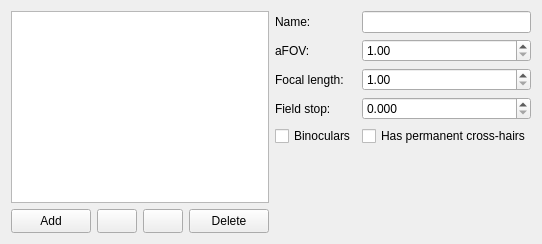
        <widget class="QWidget" name="ocularsTab">
         <attribute name="title">
          <string>Eyepieces</string>
         </attribute>
         <layout class="QGridLayout" name="gridLayout_2">
          <item row="0" column="0">
           <layout class="QHBoxLayout" name="horizontalLayout_9">
            <item>
             <layout class="QVBoxLayout" name="verticalLayout_7">
              <item>
               <widget class="QListView" name="ocularListView">
                <property name="editTriggers">
                 <set>QAbstractItemView::NoEditTriggers</set>
                </property>
                <property name="isWrapping" stdset="0">
                 <bool>false</bool>
                </property>
                <property name="resizeMode">
                 <enum>QListView::Fixed</enum>
                </property>
                <property name="viewMode">
                 <enum>QListView::ListMode</enum>
                </property>
                <property name="modelColumn">
                 <number>0</number>
                </property>
               </widget>
              </item>
              <item>
               <layout class="QHBoxLayout" name="horizontalLayout_10">
                <item>
                 <widget class="QPushButton" name="addOcular">
                  <property name="minimumSize">
                   <size>
                    <width>0</width>
                    <height>24</height>
                   </size>
                  </property>
                  <property name="focusPolicy">
                   <enum>Qt::NoFocus</enum>
                  </property>
                  <property name="text">
                   <string>Add</string>
                  </property>
                 </widget>
                </item>
                <item>
                 <widget class="QPushButton" name="pushButtonMoveOcularUp">
                  <property name="sizePolicy">
                   <sizepolicy hsizetype="Fixed" vsizetype="Fixed">
                    <horstretch>0</horstretch>
                    <verstretch>0</verstretch>
                   </sizepolicy>
                  </property>
                  <property name="minimumSize">
                   <size>
                    <width>24</width>
                    <height>24</height>
                   </size>
                  </property>
                  <property name="focusPolicy">
                   <enum>Qt::NoFocus</enum>
                  </property>
                  <property name="icon">
                   <iconset resource="../../../../data/gui/guiRes.qrc">
                    <normaloff>:/graphicGui/uibtUp.png</normaloff>
                    <disabledoff>:/graphicGui/uibtUp-disabled.png</disabledoff>:/graphicGui/uibtUp.png</iconset>
                  </property>
                 </widget>
                </item>
                <item>
                 <widget class="QPushButton" name="pushButtonMoveOcularDown">
                  <property name="sizePolicy">
                   <sizepolicy hsizetype="Fixed" vsizetype="Fixed">
                    <horstretch>0</horstretch>
                    <verstretch>0</verstretch>
                   </sizepolicy>
                  </property>
                  <property name="minimumSize">
                   <size>
                    <width>24</width>
                    <height>24</height>
                   </size>
                  </property>
                  <property name="focusPolicy">
                   <enum>Qt::NoFocus</enum>
                  </property>
                  <property name="icon">
                   <iconset resource="../../../../data/gui/guiRes.qrc">
                    <normaloff>:/graphicGui/uibtDown.png</normaloff>
                    <disabledoff>:/graphicGui/uibtDown-disabled.png</disabledoff>:/graphicGui/uibtDown.png</iconset>
                  </property>
                 </widget>
                </item>
                <item>
                 <widget class="QPushButton" name="deleteOcular">
                  <property name="minimumSize">
                   <size>
                    <width>0</width>
                    <height>24</height>
                   </size>
                  </property>
                  <property name="focusPolicy">
                   <enum>Qt::NoFocus</enum>
                  </property>
                  <property name="text">
                   <string>Delete</string>
                  </property>
                 </widget>
                </item>
               </layout>
              </item>
             </layout>
            </item>
            <item>
             <layout class="QGridLayout" name="gridLayout_11">
              <item row="3" column="0">
               <widget class="QLabel" name="labelFS">
                <property name="text">
                 <string>Field stop:</string>
                </property>
               </widget>
              </item>
              <item row="0" column="1">
               <widget class="QLineEdit" name="ocularName">
                <property name="sizePolicy">
                 <sizepolicy hsizetype="Expanding" vsizetype="Fixed">
                  <horstretch>0</horstretch>
                  <verstretch>0</verstretch>
                 </sizepolicy>
                </property>
                <property name="baseSize">
                 <size>
                  <width>100</width>
                  <height>22</height>
                 </size>
                </property>
                <property name="maxLength">
                 <number>50</number>
                </property>
               </widget>
              </item>
              <item row="2" column="1">
               <widget class="QDoubleSpinBox" name="ocularFL">
                <property name="decimals">
                 <number>2</number>
                </property>
                <property name="minimum">
                 <double>1.000000000000000</double>
                </property>
                <property name="maximum">
                 <double>500.000000000000000</double>
                </property>
                <property name="singleStep">
                 <double>0.100000000000000</double>
                </property>
               </widget>
              </item>
              <item row="4" column="1">
               <widget class="QCheckBox" name="permanentCrosshairCheckBox">
                <property name="text">
                 <string>Has permanent cross-hairs</string>
                </property>
               </widget>
              </item>
              <item row="4" column="0">
               <widget class="QCheckBox" name="binocularsCheckBox">
                <property name="text">
                 <string>Binoculars</string>
                </property>
               </widget>
              </item>
              <item row="1" column="1">
               <widget class="QDoubleSpinBox" name="ocularAFov">
                <property name="decimals">
                 <number>2</number>
                </property>
                <property name="minimum">
                 <double>1.000000000000000</double>
                </property>
                <property name="maximum">
                 <double>120.000000000000000</double>
                </property>
                <property name="singleStep">
                 <double>0.100000000000000</double>
                </property>
               </widget>
              </item>
              <item row="1" column="0">
               <widget class="QLabel" name="labelFOV">
                <property name="text">
                 <string>aFOV:</string>
                </property>
               </widget>
              </item>
              <item row="2" column="0">
               <widget class="QLabel" name="labelFL">
                <property name="text">
                 <string>Focal length:</string>
                </property>
               </widget>
              </item>
              <item row="3" column="1">
               <widget class="QDoubleSpinBox" name="ocularFieldStop">
                <property name="decimals">
                 <number>3</number>
                </property>
                <property name="minimum">
                 <double>0.000000000000000</double>
                </property>
                <property name="maximum">
                 <double>200.000000000000000</double>
                </property>
                <property name="singleStep">
                 <double>0.100000000000000</double>
                </property>
                <property name="value">
                 <double>0.000000000000000</double>
                </property>
               </widget>
              </item>
              <item row="0" column="0">
               <widget class="QLabel" name="labelName">
                <property name="text">
                 <string>Name:</string>
                </property>
               </widget>
              </item>
              <item row="5" column="0">
               <spacer name="verticalSpacer">
                <property name="orientation">
                 <enum>Qt::Vertical</enum>
                </property>
                <property name="sizeHint" stdset="0">
                 <size>
                  <width>0</width>
                  <height>0</height>
                 </size>
                </property>
               </spacer>
              </item>
             </layout>
            </item>
           </layout>
          </item>
         </layout>
        </widget>
